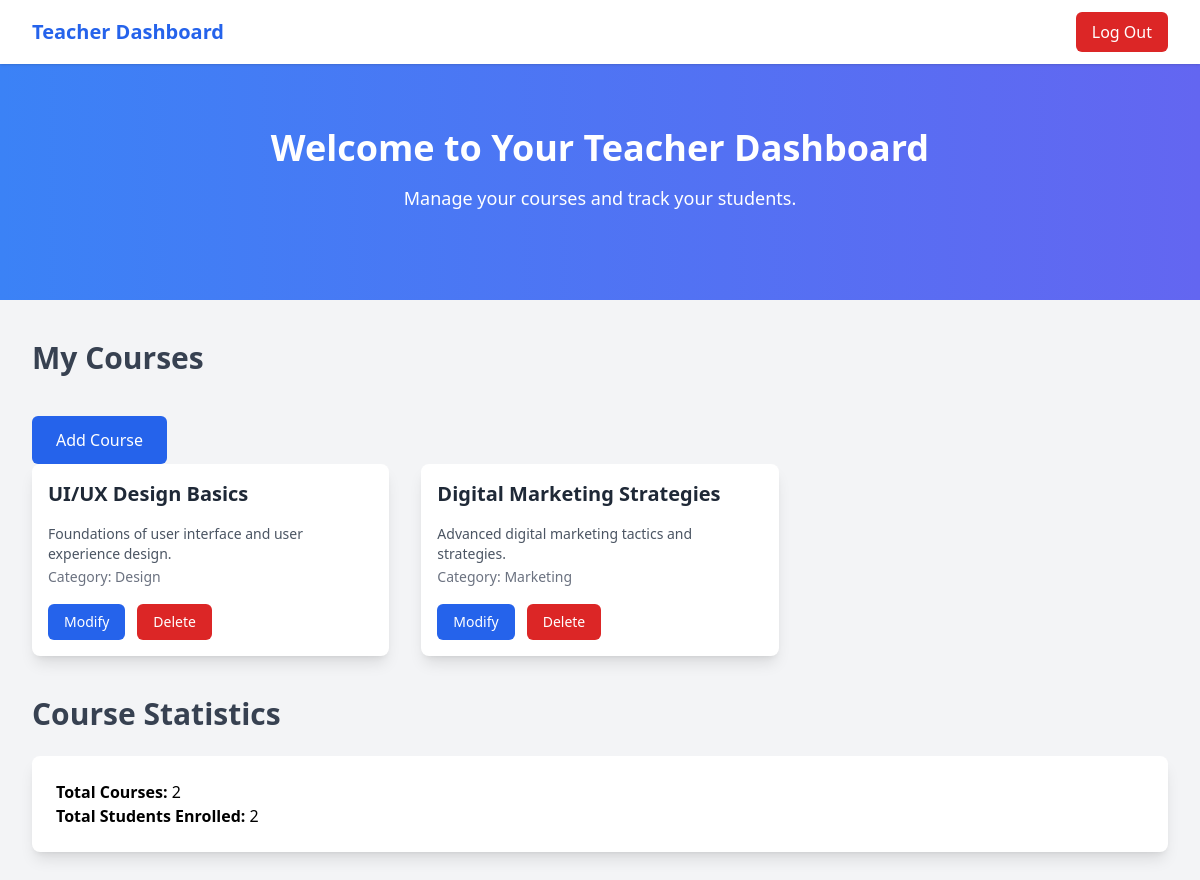
Page /dashbord-teacher.php (signed in) on the committed database.
### tables this page shows
CREATE TABLE courses (
    course_id INT AUTO_INCREMENT PRIMARY KEY,
    title VARCHAR(255) NOT NULL,
    description TEXT,
    content TEXT, 
    category_id INT,
    teacher_id INT NOT NULL, 
    created_at TIMESTAMP DEFAULT CURRENT_TIMESTAMP,
    FOREIGN KEY (category_id) REFERENCES categories(category_id),
    FOREIGN KEY (teacher_id) REFERENCES users(user_id)
);

CREATE TABLE categories (
    category_id INT AUTO_INCREMENT PRIMARY KEY,
    name VARCHAR(100) NOT NULL UNIQUE
);

### backend/teacher.php (called while the page is built, shortened)
<?php
class Enseignant  extends User {
    private $pdo;
    public function __construct() {
        $this->pdo = new PDO('mysql:host=localhost;dbname=Youdemy', 'root', '');
    }
    public function getCourseStatistics($teacher_id) {
        $sql = "SELECT COUNT(c.course_id) AS total_courses,
                       COUNT(e.student_id) AS total_students
                FROM courses c
                LEFT JOIN enrollments e ON c.course_id = e.course_id
                WHERE c.teacher_id = :teacher_id";
        $stmt = $this->pdo->prepare($sql);
        $stmt->execute([':teacher_id' => $teacher_id]);
        return $stmt->fetch(PDO::FETCH_ASSOC);
    }
    public function getCoursesByTeacher($teacher_id) {
        $sql = "SELECT c.course_id, c.title, c.description, cat.name AS category_name
                FROM courses c
                JOIN categories cat ON c.category_id = cat.category_id
                WHERE c.teacher_id = :teacher_id";
        $stmt = $this->pdo->prepare($sql);
        $stmt->execute([':teacher_id' => $teacher_id]);
        return $stmt->fetchAll(PDO::FETCH_ASSOC);
    }
}
?>

### public/dashbord-teacher.php (the view, shortened to what this page needs)
<?php
$teacher_id = $_SESSION['student_id'];
require_once '../backend/teacher.php';
$courseManager = new Enseignant();
try {
    $courses = $courseManager->getCoursesByTeacher($teacher_id);
} catch (Exception $e) {
    $error = "Error fetching courses: " . $e->getMessage();
}
$stats = $courseManager->getCourseStatistics($teacher_id);
?>
<!DOCTYPE html>
<html lang="en">
<head>
    <script src="https://cdn.tailwindcss.com"></script>
</head>
<body class="bg-gray-100">
    <nav class="bg-white shadow sticky top-0 z-50">
        <div class="max-w-7xl mx-auto px-4 sm:px-6 lg:px-8">
            <div class="flex justify-between items-center h-16">
                <a href="#" class="text-xl font-bold text-blue-600 hover:text-blue-800">Teacher Dashboard</a>
                <div class="flex space-x-4">
                    <a href="../backend/athentification/logout.php">
                        <button class="text-white bg-red-600 px-4 py-2 rounded-md hover:bg-red-700">
                            Log Out
                        </button>
                    </a>
                </div>
            </div>
        </div>
    </nav>
    <header class="bg-gradient-to-r from-blue-500 to-indigo-500 text-white py-16">
        <div class="max-w-7xl mx-auto px-4 text-center">
            <h1 class="text-4xl font-extrabold mb-4">Welcome to Your Teacher Dashboard</h1>
            <p class="text-lg font-medium mb-6">Manage your courses and track your students.</p>
        </div>
    </header>
    <main class="py-10">
        <div class="max-w-7xl mx-auto px-4 sm:px-6 lg:px-8">
            <h2 class="text-3xl font-bold text-gray-700 mb-6">My Courses</h2>
            <button id="openModalButton" class="bg-blue-600 text-white px-6 py-3 rounded-md mt-4">Add Course</button>
            <div class="grid grid-cols-1 sm:grid-cols-2 md:grid-cols-3 gap-8">
    <?php if (!empty($courses)): ?>
        <?php foreach ($courses as $course): ?>
            <div class="bg-white shadow-lg rounded-lg overflow-hidden p-4 hover:shadow-xl transition-shadow duration-300 ease-in-out">
                <div class="space-y-4">
                    <h3 class="text-xl font-semibold text-gray-800"><?= htmlspecialchars($course['title']) ?></h3>
                    <p class="text-sm text-gray-600"><?= htmlspecialchars($course['description']) ?></p>
                    <span class="text-sm text-gray-500">Category: <?= htmlspecialchars($course['category_name']) ?></span>
                    <div class="flex space-x-3 mt-4">
                        <a href="../public/edite-cours.php?id=<?= htmlspecialchars($course['course_id']) ?>" class="bg-blue-600 text-white text-sm px-4 py-2 rounded-md text-center hover:bg-blue-700 transition duration-200">
                            Modify
                        </a>
                        <form action="#" method="POST" class="flex-1">
                            <button type="submit" name="delete_course" class="bg-red-600 text-white text-sm px-4 py-2 rounded-md text-center hover:bg-red-700 transition duration-200">
                                Delete
                            </button>
                        </form>
                    </div>
                </div>
            </div>
        <?php endforeach; ?>
    <?php else: ?>
        <p class="text-gray-600">You don't have any courses yet. Start by adding a new one!</p>
    <?php endif; ?>
</div>
            <h2 class="text-3xl font-bold text-gray-700 mt-10 mb-6">Course Statistics</h2>
            <div class="bg-white shadow-lg rounded-lg p-6">
                <p><strong>Total Courses:</strong> <?= htmlspecialchars($stats['total_courses']) ?></p>
                <p><strong>Total Students Enrolled:</strong> <?= htmlspecialchars($stats['total_students']) ?></p>
            </div>
        </div>
    </main>
</body>
</html>

### rows in the picture
courses: title "UI/UX Design Basics", description "Foundations of user interface and user experience design.", category.name "Design"
courses: title "Digital Marketing Strategies", description "Advanced digital marketing tactics and strategies.", category.name "Marketing"

### other values in the picture
$stats['total_courses'] "2"
$stats['total_students'] "2"
